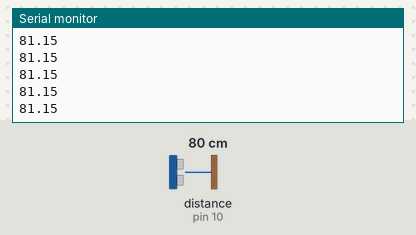
This sketch was run on a simulated Arduino Uno, built with avr-gcc and run on an emulated ATmega328P. On the bench: the last lines printed to the serial monitor. Inputs (shaded band) come from the test bench; at power-on: distance to the obstacle (sensor on pin 10) 80 cm. The echo pulse lasts 58.3 µs per cm.

Above: at 1.2 s.
1.3 s: distance to the obstacle (sensor on pin 10) set to 2 cm
At 1.39 s:
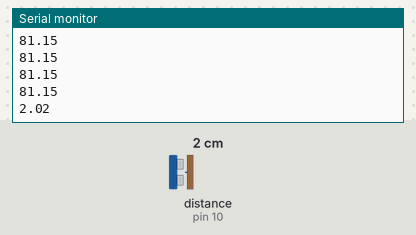
2.8 s: distance to the obstacle (sensor on pin 10) set to 4 cm
At 2.82 s:
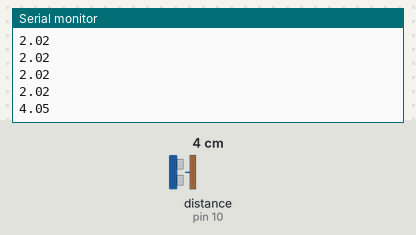
Timing chart, 0 to 5.8 s (numbered marks = the images above; inputs shaded):
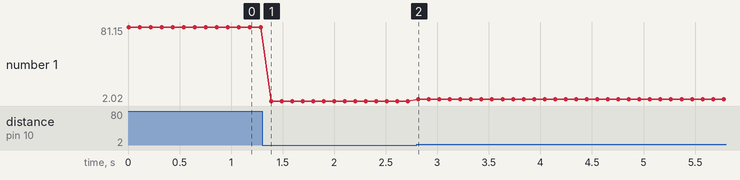

Measured:
- after the input at 1.3 s, the serial monitor: prints a new line after 0.09 s (image 1)
- after the input at 2.8 s, the serial monitor: prints a new line at once (image 2)
- plotted number 1: 81.15 → 2.02 after the input at 1.3 s, 2.02 → 4.05 after the input at 2.8 s

The sketch:

ultra_sonic_sensor.ino
```cpp
const int E = 10;
const int T = 9;
 float t,ef,d ;

void setup() {
pinMode(E,INPUT);
pinMode(T,OUTPUT);

Serial.begin (9600);
}

void loop() {

digitalWrite(T,0);
delay(1);
digitalWrite(T,1);
delayMicroseconds(10);
digitalWrite(T,0);

t = pulseIn(E,1);
ef =t/2;
d = 0.0348*ef ;
Serial.println(d);
delay(100);
}
```
